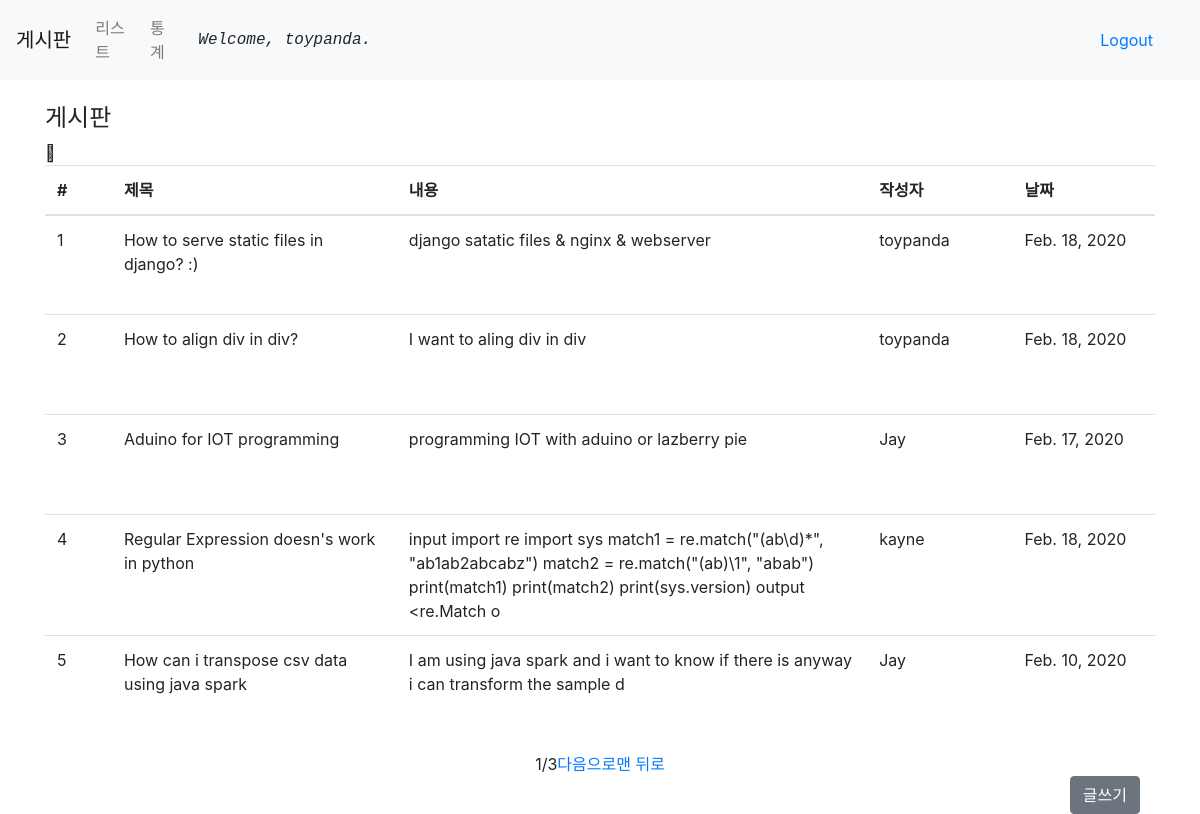
The page /main/list/ (signed in) on the database its author committed.
### main/models.py (models this page shows, shortened)
class Post(models.Model):
    author = models.ForeignKey(settings.AUTH_USER_MODEL, on_delete=models.CASCADE)
    title = models.CharField(max_length=100, null=True)
    contents = models.TextField(null=True)
    writer = models.CharField(max_length=30, null=True)
    created = models.DateField(default=timezone.now(), null=True)
    photo = models.ImageField(blank=True, upload_to='post/%Y/%m/%d') # upload_to는 문자열 또는 함수 반환

### main/views.py (the view)
# urls.py: path('list/', views.list, name="list"),
def list(request):
    postAll = Post.objects.all()
    paginator = Paginator(postAll, 5)
    page = request.GET.get('page')
    postAll = paginator.get_page(page)
    context = {
        'postAll': postAll,
    }
    return render(request, 'main/list.html', context)

### main/templates/main/list.html (shortened to what this page needs)
{% extends 'main/base.html' %}
{% load static %}
{% block content %}
<div class="container">
    <h4 class="mt-4">게시판</h4>
    <table class="table table-hover">
        <thead>
            <tr>
                <th width=70px>#</th>
                <th width=300px>제목</th>
                <th width=500px>내용</th>
                <th width=150px>작성자</th>
                <th width=150px>날짜</th>
            </tr>
        </thead>
        <tbody>
        {% for post in postAll %}
            <tr style = "cursor:pointer;" onClick = " location.href='{% url 'post-detail' id=post.id %}' ">
                <td height=100px>{{post.id}}</td>
                <td>{{post.title}}</td>
                <td>{{post.contents}}</td>
                <td>{{post.writer}}</td>
                <td>{{post.created}}</td>
            </tr>
        {% endfor %}
        </tbody>
    </table>
    <div class="container">
        <ul class="nav justify-content-center">
            <span>{{postAll.number}}</span>
            <span>/</span>
            <span>{{postAll.paginator.num_pages}}</span>
            {% if postAll.has_next %}
            <a href="?page={{postAll.next_page_number}}">다음으로</a>
            <a href="?page={{postAll.paginator.num_pages}}">맨 뒤로</a>
            {% endif %}
        </ul>
        <div class="containter text-right">
            <button type="button" class="btn btn-secondary" onClick = " location.href='{% url 'create' %}' ">글쓰기</button>
</div>
{% endblock %}

### main/templates/main/base.html (shortened to what this page needs)
{% load static %}
<!DOCTYPE html>
<html lang="en">
<head>
    <link rel="stylesheet" href="https://stackpath.bootstrapcdn.com/bootstrap/4.4.1/css/bootstrap.min.css">
</head>
<body>
    <nav class="navbar navbar-expand-lg navbar-light bg-light">
        <a class="navbar-brand" href="/main/">게시판</a>
        <div class="collapse navbar-collapse" id="navbarNav">
          <ul class="navbar-nav">
            <li class="nav-item">
              <a class="nav-link" href="{% url 'list' %}">리스트</a>
            </li>
            <li class="nav-item">
              <a class="nav-link" href="{% url 'board' %}">통계</a>
            </li>
            {% if user.is_authenticated %}
            </ul>
            <div class="container">
              <span class="text-monospace font-italic">Welcome, {{ user.username }}.</span>
              <form class="form-inline">
                <a class="nav-link" href="{% url 'logout' %}">Logout</a>
              </form>
            </div>
            {% endif %}
        </div>
    </nav>
    {% block content %}
    {% endblock %}
</body>
</html>

### rows shown on the page
Post: id "1", title "How to serve static files in django? :)", contents "django satatic files & nginx & webserver", writer "toypanda", created "Feb. 18, 2020"
Post: id "2", title "How to align div in div?", contents "I want to aling div in div", writer "toypanda", created "Feb. 18, 2020"
Post: id "3", title "Aduino for IOT programming", contents "programming IOT with aduino or lazberry pie", writer "Jay", created "Feb. 17, 2020"
Post: id "4", title "Regular Expression doesn's work in python", contents "input import re import sys match1 = re.match(\"(ab\\d)*\", \"ab1ab2abcabz\") match2 = re.match(\"(ab)\\1\", \"abab\") print(match1) print(match2) print(sys.version) output <re.Match o", writer "kayne", created "Feb. 18, 2020"
Post: id "5", title "How can i transpose csv data using java spark", contents "I am using java spark and i want to know if there is anyway i can transform the sample d", writer "Jay", created "Feb. 10, 2020"

### other values the page prints
{{ user.username }} "toypanda"
{{ postAll.number }} "1"
{{ postAll.paginator.num_pages }} "3"
